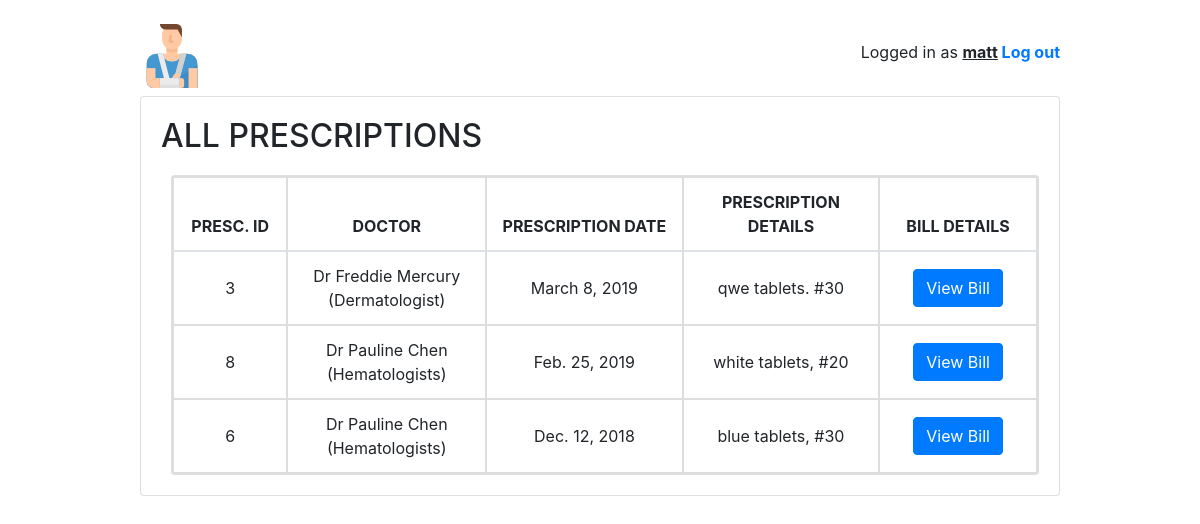
Page /home/patient/pro/6 (signed in) on the committed database.
### home/models.py (models this page shows, shortened)
class User(AbstractUser):
    is_patient = models.BooleanField(default=False)
    is_doctor = models.BooleanField(default=False)
    is_pharmacist = models.BooleanField(default=False)
    is_insurance = models.BooleanField(default=False)

class Prescription(models.Model):
    patient = models.ForeignKey(Patient, on_delete=models.SET_NULL, null=True)
    doctor = models.ForeignKey(Doctor, on_delete=models.SET_NULL, null=True)
    dop = models.DateField('Prescription Date', null=True, blank=False)
    desc = models.CharField('Prescription Details', null=True, max_length=150)
    class Meta:
        ordering = ['patient', '-dop']

class Doctor(models.Model):
    GENDER_CHOICES = [('M', 'Male'), ('F', 'Female')]
    user = models.OneToOneField(User, on_delete=models.CASCADE)
    ssn = models.IntegerField('SSN', blank=False, primary_key=True)
    first_name = models.CharField('First Name', max_length=50, blank=False)
    last_name = models.CharField('Last Name', max_length=50, blank=False)
    gender = models.CharField(max_length=3, choices=GENDER_CHOICES, default='M')
    email = models.EmailField('Email', max_length=40, blank=True, null=True, unique=True)
    specialty = models.CharField(max_length=50, default='ENT')
    def __str__(self):
        return f'{self.first_name} {self.last_name} ({self.specialty})'
    class Meta:
        ordering = ['ssn']

### home/views/patient.py (the view)
# urls.py: path('pro/<int:pk>', patient.PatientDetailView.as_view(), name='patient_detail'),
@method_decorator([login_required, patient_required], name='dispatch')
class PatientDetailView(DetailView):
    model = Patient
    template_name = 'home/patient/patient_detail.html'

### home/templates/home/patient/patient_detail.html (shortened to what this page needs)
<!DOCTYPE html>
{% extends "base.html" %}
{% block content %}
<h2>ALL PRESCRIPTIONS</h2>
<div class="card" style="margin-left: 10px; margin-top: 20px">
    <table class="table mb-0">
    <col width="8">
    <col width="20">
    <col width="20">
    <col width="20">
    <col width="20">
      <thead>
        <tr>
          <th style="text-align: center">PRESC. ID</th>
          <th style="text-align: center">DOCTOR</th>
          <th style="text-align: center">PRESCRIPTION DATE</th>
          <th style="text-align: center">PRESCRIPTION DETAILS</th>
          <th style="text-align: center">BILL DETAILS</th>
        </tr>
      </thead>
      <tbody>
        {% for p in user.patient.prescription_set.all %}
          <tr>
            <td class="align-middle" style="text-align: center">{{p.id}}</td>
            <td class="align-middle" style="text-align: center">Dr {{p.doctor}}</td>
            <td class="align-middle" style="text-align: center">{{p.dop}}</td>
            <td class="align-middle" style="text-align: center">{{p.desc}}</td>
            <td class="align-middle" style="text-align: center">
                <a href="{% url 'patient:patient_bill' user.patient.ssn p.id %}" class="btn btn-primary">View Bill</a></td>
          </tr>
        {% empty %}
          <tr>
            <td class="bg-light text-center font-italic" colspan="5">There are no prescriptions.</td>
          </tr>
        {% endfor %}
      </tbody>
    </table>
  </div>
{% endblock %}

### templates/base.html (shortened to what this page needs)
<!DOCTYPE html>
{% load static %}
<html lang="en">
<head>
    <link rel="stylesheet" href="https://maxcdn.bootstrapcdn.com/bootstrap/4.0.0/css/bootstrap.min.css">
    <link rel="stylesheet" type="text/css" href="{% static 'vendor/fontello-2f186091/css/fontello.css' %}">
    <link rel="stylesheet" type="text/css" href="{% static 'css/app.css' %}">
    {% if user.is_authenticated and user.is_patient %}
        <link rel="stylesheet" type="text/css" href="{% static 'css/patients.css' %}">
    {% elif user.is_authenticated and user.is_doctor %}
        <link rel="stylesheet" type="text/css" href="{% static 'css/doctors.css' %}">
    {% elif user.is_authenticated and user.is_pharmacist %}
        <link rel="stylesheet" type="text/css" href="{% static 'css/pharmacist.css' %}">
    {% elif user.is_authenticated and user.is_insurance %}
        <link rel="stylesheet" type="text/css" href="{% static 'css/all.css' %}">
    {% else %}
        <link rel="stylesheet" type="text/css" href="{% static 'css/all.css' %}">
    {% endif %}
</head>
<body>
<div class="container my-4">
  <div class="row justify-content-center">
    <div class="col-md-10 col-sm-12">
      <div class="row">
        <div class="col-6">
            {% if user.is_authenticated and user.is_doctor %}
                <h1 class="logo"><a href="{% url 'index' %}"><img src="{% static 'images/doctor.png' %}"></a></h1>
            {% elif user.is_authenticated and user.is_patient %}
                <h1 class="logo"><a href="{% url 'index' %}"><img src="{% static 'images/patient.png' %}"></a></h1>
            {% elif user.is_authenticated and user.is_pharmacist %}
                <h1 class="logo"><a href="{% url 'index' %}"><img src="{% static 'images/phar.png' %}"></a></h1>
            {% elif user.is_authenticated and user.is_insurance %}
                <h1 class="logo"><a href="{% url 'index' %}"><img src="{% static 'images/ins.png' %}"></a></h1>
            {% else %}
                <h1 class="logo"><a href="{% url 'index' %}"><img src="{% static 'images/medical-history.png' %}"></a></h1>
            {% endif %}
        </div>
        <div class="col-6 text-right">
          {% if user.is_authenticated %}
            <p class="pt-3">Logged in as <strong><u>{{ user.username }}</u> <a href="{% url 'logout' %}">Log out</a></strong></p>
          {% else %}
            <a href="{% url 'login' %}" class="btn btn-light" role="button">Log in</a>
            <a href="{% url 'signup' %}" class="btn btn-primary" role="button">Sign up</a>
          {% endif %}
        </div>
      </div>
      <div class="card mb-3">
        <div class="card-body">
          {% block content %}
          {% endblock %}
        </div>
      </div>
    </div>
  </div>
</div>
</body>
</html>

### home/static/css/app.css (style rules this page uses)
.logo { font-family: 'Clicker Script', cursive; }
.logo a { color: #212529; text-decoration: none; }

### home/static/css/patients.css (style rules this page uses)
body { background-image: url( http://api.thumbr.it/whitenoise-361x370.png?); }

### home/templates/home/patient/patient_detail.html (style rules this page uses)
table, th, td { border: 2px solid #ddd; }
table { border-collapse: collapse; width: 100%; }
th, td { padding: 0px; }

### rows in the picture
User: username "matt"
Prescription: id "3", doctor "Freddie Mercury (Dermatologist)", dop "March 8, 2019", desc "qwe tablets. #30"
Prescription: id "8", doctor "Pauline Chen (Hematologists)", dop "Feb. 25, 2019", desc "white tablets, #20"
Prescription: id "6", doctor "Pauline Chen (Hematologists)", dop "Dec. 12, 2018", desc "blue tablets, #30"
